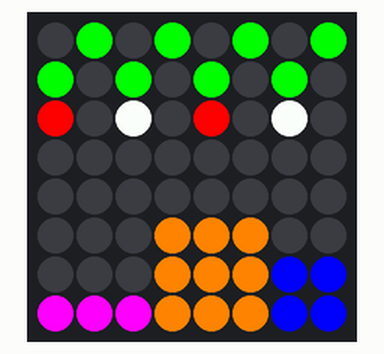
A program run on a simulated Raspberry Pi (BCM pin numbers) with a Sense HAT. Parts: the Sense HAT's 8×8 RGB LED matrix.

Above: at 0.1 s.
At 0.6 s:
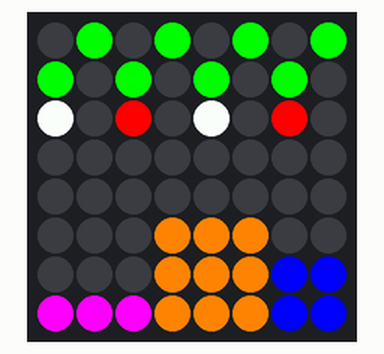

The program:

christmas.py
```python
from sense_hat import SenseHat
import time, sys

sh=SenseHat()

FRAMES = [
[[0, 0, 0], [0, 255, 0], [0, 0, 0], [0, 255, 0], [0, 0, 0], [0, 255, 0], [0, 0, 0], [0, 255, 0], [0, 255, 0], [0, 0, 0], [0, 255, 0], [0, 0, 0], [0, 255, 0], [0, 0, 0], [0, 255, 0], [0, 0, 0], [255, 0, 0], [0, 0, 0], [255, 255, 255], [0, 0, 0], [255, 0, 0], [0, 0, 0], [255, 255, 255], [0, 0, 0], [0, 0, 0], [0, 0, 0], [0, 0, 0], [0, 0, 0], [0, 0, 0], [0, 0, 0], [0, 0, 0], [0, 0, 0], [0, 0, 0], [0, 0, 0], [0, 0, 0], [0, 0, 0], [0, 0, 0], [0, 0, 0], [0, 0, 0], [0, 0, 0], [0, 0, 0], [0, 0, 0], [0, 0, 0], [255, 128, 0], [255, 128, 0], [255, 128, 0], [0, 0, 0], [0, 0, 0], [0, 0, 0], [0, 0, 0], [0, 0, 0], [255, 128, 0], [255, 128, 0], [255, 128, 0], [0, 0, 255], [0, 0, 255], [255, 0, 255], [255, 0, 255], [255, 0, 255], [255, 128, 0], [255, 128, 0], [255, 128, 0], [0, 0, 255], [0, 0, 255]],
[[0, 0, 0], [0, 255, 0], [0, 0, 0], [0, 255, 0], [0, 0, 0], [0, 255, 0], [0, 0, 0], [0, 255, 0], [0, 255, 0], [0, 0, 0], [0, 255, 0], [0, 0, 0], [0, 255, 0], [0, 0, 0], [0, 255, 0], [0, 0, 0], [255, 255, 255], [0, 0, 0], [255, 0, 0], [0, 0, 0], [255, 255, 255], [0, 0, 0], [255, 0, 0], [0, 0, 0], [0, 0, 0], [0, 0, 0], [0, 0, 0], [0, 0, 0], [0, 0, 0], [0, 0, 0], [0, 0, 0], [0, 0, 0], [0, 0, 0], [0, 0, 0], [0, 0, 0], [0, 0, 0], [0, 0, 0], [0, 0, 0], [0, 0, 0], [0, 0, 0], [0, 0, 0], [0, 0, 0], [0, 0, 0], [255, 128, 0], [255, 128, 0], [255, 128, 0], [0, 0, 0], [0, 0, 0], [0, 0, 0], [0, 0, 0], [0, 0, 0], [255, 128, 0], [255, 128, 0], [255, 128, 0], [0, 0, 255], [0, 0, 255], [255, 0, 255], [255, 0, 255], [255, 0, 255], [255, 128, 0], [255, 128, 0], [255, 128, 0], [0, 0, 255], [0, 0, 255]],
]

def show_frame():
    for x in FRAMES:
        sh.set_pixels(x)
        time.sleep(0.5)

def main():
    try:
        while True:
            show_frame()
    except (KeyboardInterrupt, SystemExit):
        sys.exit()

if __name__ == '__main__':
    main()
```

Measured:
- what the display in image 1 shows lasts 0.5 s, from 0.5 s to 1.0 s
